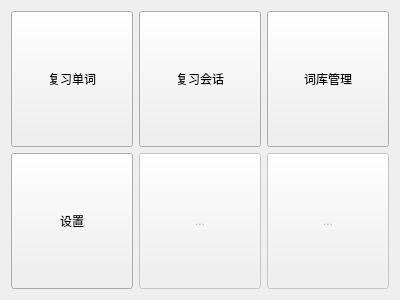
<?xml version="1.0" encoding="UTF-8"?>
<ui version="4.0">
 <class>Index_Menu</class>
 <widget class="QWidget" name="Index_Menu">
  <property name="geometry">
   <rect>
    <x>0</x>
    <y>0</y>
    <width>400</width>
    <height>300</height>
   </rect>
  </property>
  <property name="windowTitle">
   <string>Form</string>
  </property>
  <layout class="QVBoxLayout" name="verticalLayout_2">
   <item>
    <layout class="QVBoxLayout" name="verticalLayout">
     <item>
      <layout class="QHBoxLayout" name="horizontalLayout">
       <item>
        <widget class="QToolButton" name="tb_goWord">
         <property name="sizePolicy">
          <sizepolicy hsizetype="Preferred" vsizetype="Preferred">
           <horstretch>0</horstretch>
           <verstretch>0</verstretch>
          </sizepolicy>
         </property>
         <property name="text">
          <string>复习单词</string>
         </property>
        </widget>
       </item>
       <item>
        <widget class="QToolButton" name="tb_goSentence">
         <property name="enabled">
          <bool>true</bool>
         </property>
         <property name="sizePolicy">
          <sizepolicy hsizetype="Preferred" vsizetype="Preferred">
           <horstretch>0</horstretch>
           <verstretch>0</verstretch>
          </sizepolicy>
         </property>
         <property name="text">
          <string>复习会话</string>
         </property>
        </widget>
       </item>
       <item>
        <widget class="QToolButton" name="tb_LibManage">
         <property name="sizePolicy">
          <sizepolicy hsizetype="Preferred" vsizetype="Preferred">
           <horstretch>0</horstretch>
           <verstretch>0</verstretch>
          </sizepolicy>
         </property>
         <property name="text">
          <string>词库管理</string>
         </property>
        </widget>
       </item>
      </layout>
     </item>
     <item>
      <layout class="QHBoxLayout" name="horizontalLayout_2">
       <item>
        <widget class="QToolButton" name="tb_Setting">
         <property name="sizePolicy">
          <sizepolicy hsizetype="Preferred" vsizetype="Preferred">
           <horstretch>0</horstretch>
           <verstretch>0</verstretch>
          </sizepolicy>
         </property>
         <property name="text">
          <string>设置</string>
         </property>
        </widget>
       </item>
       <item>
        <widget class="QToolButton" name="toolButton_5">
         <property name="enabled">
          <bool>false</bool>
         </property>
         <property name="sizePolicy">
          <sizepolicy hsizetype="Preferred" vsizetype="Preferred">
           <horstretch>0</horstretch>
           <verstretch>0</verstretch>
          </sizepolicy>
         </property>
         <property name="text">
          <string>...</string>
         </property>
        </widget>
       </item>
       <item>
        <widget class="QToolButton" name="toolButton_6">
         <property name="enabled">
          <bool>false</bool>
         </property>
         <property name="sizePolicy">
          <sizepolicy hsizetype="Preferred" vsizetype="Preferred">
           <horstretch>0</horstretch>
           <verstretch>0</verstretch>
          </sizepolicy>
         </property>
         <property name="text">
          <string>...</string>
         </property>
        </widget>
       </item>
      </layout>
     </item>
    </layout>
   </item>
  </layout>
 </widget>
 <resources/>
 <connections/>
</ui>
